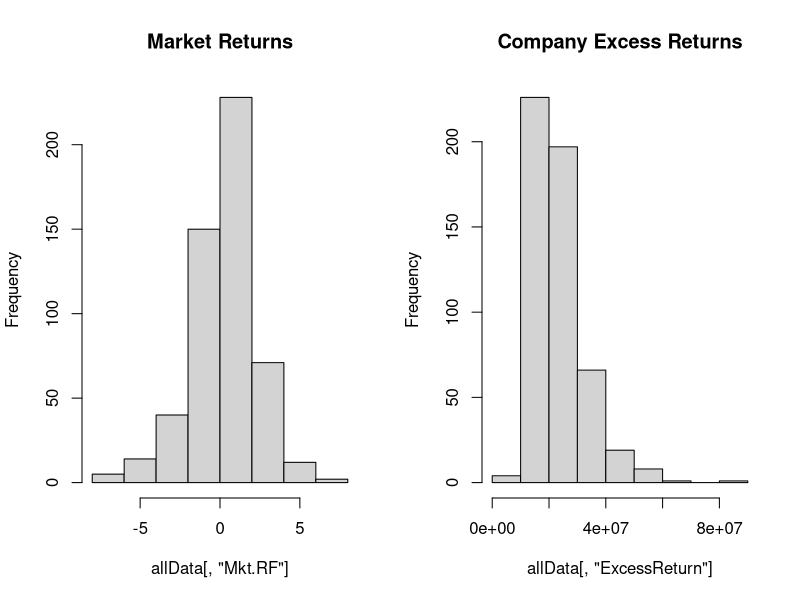
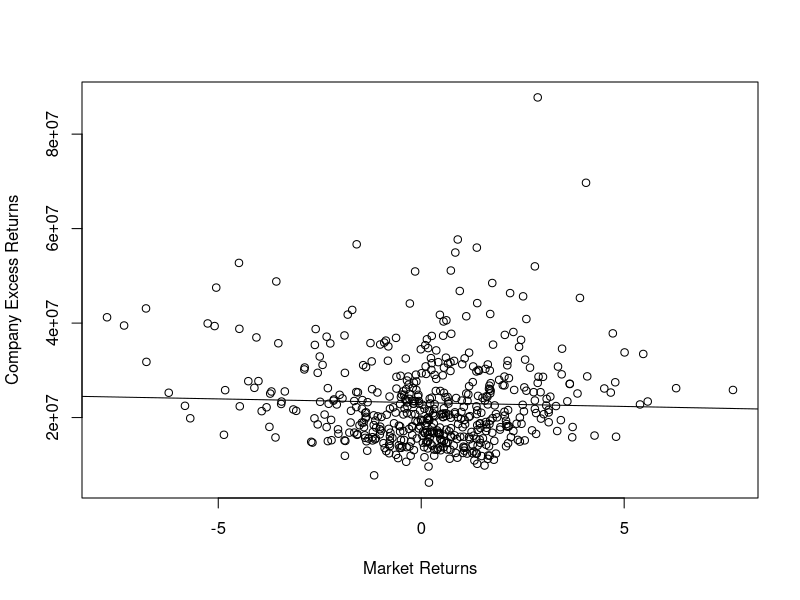
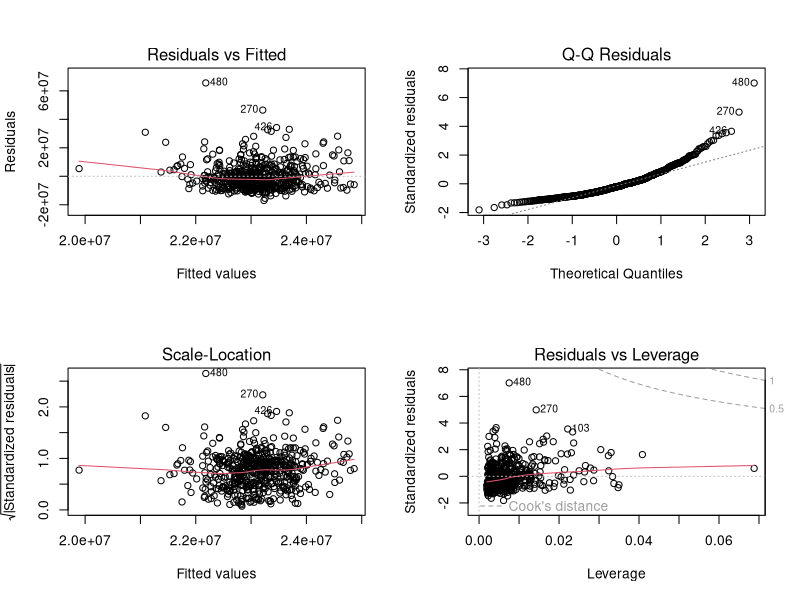

Source code (R) for these figures, in order: (Note: this script raises an error after producing the figures.)
library(readr)
IBM <- read_csv("IBM.csv")
str(IBM)
length(IBM$Date)
?as.Date()
dates <- c(IBM$Date)
as.Date(dates, "%m/%d/%Y")
IBMvec <- c(IBM$`Adj Close`)
Return <- c(diff(log(IBMvec), lag = 1), NA)
newIBM <- cbind.data.frame(IBM, Return)
head(newIBM)
numIBM <- newIBM[ ,sapply(newIBM,is.numeric)]
apply(numIBM, 2, quantile, probs = 0.10, na.rm = TRUE)
ffdf <- read.csv("F-F_Research_Data_Weekly.csv",header = TRUE)

#Getting Number of Rows of Dataset.
Size <- dim(ffdf)[1]
Size
# combine dataframes

allData = cbind(IBM, ffdf)


#Remove last row for Dataset.
allData <- allData[-c(523),]
#New Dimensions of Dataset
size_of_data <- dim(allData)
size_of_data
#add new row to dataset
allData$ExcessReturn <- allData[,'Volume'] - allData[,'RF']
head(allData[,'ExcessReturn'])
#create two plots on One graph
par(mfrow=c(1,2))
hist(allData[,'Mkt.RF'],main="Market Returns")
hist(allData[,'ExcessReturn'],main="Company Excess Returns")
#Create Scatter Plot
par(mfrow=c(1,1))
plot(allData$Mkt.RF, allData$ExcessReturn, ylab="Company Excess Returns", xlab="Market Returns")
#Corelation Coefficient
Correlation_coefficient <- cor(allData$ExcessReturn,allData$Mkt.RF)
Correlation_coefficient

# create a linear model
CAPM = lm(ExcessReturn ~ Mkt.RF, data = allData)
summary(CAPM)

# add a fitted line
abline(CAPM)

# diagnostic plots - outliers at 270, 426, 480
# plot(CAPM)

# remove outliers - R-squared increased, indicating improved model
allDataNoOutliers = allData[-c(270, 426, 480),]
CAPM2 = lm(ExcessReturn ~ Mkt.RF, data = allDataNoOutliers)
summary(CAPM2)

# Cooks Distance - high at 37, 39, and 102
myCDs = cooks.distance(CAPM2)
sort(round(myCDs, 5))
# plot(CAPM2, pch = 18, which=c(4))
allDataNoHighCD = allDataNoOutliers[-c(37,39,102),]
CAPM3 = lm(ExcessReturn ~ Mkt.RF, data = allDataNoHighCD)
summary(CAPM3)

# non-linear model - residuals have parabola form so poly of 2 - improved QQ plot
CAPM4 = lm(ExcessReturn ~ poly(Mkt.RF,2), data = allDataNoOutliers)
# plot(CAPM4)

# final adjusted model
allDataAdjusted = allDataNoHighCD[-c(439,103),]
FinalModel = lm(ExcessReturn ~ poly(Mkt.RF, 2), data = allDataAdjusted)
summary(FinalModel)

# hypothesis test
# H0: beta1 = 0
# H1: beta1 =/= 0
summary(FinalModel)
# p-value = 3.49e-06 so Reject H0 - there is likely a relationship between Company and Market returns


# predictions when x = -7, 0.3, 4

newdata <- data.frame(Mkt.RF = c(-7))
predict(FinalModel, newdata)

newdata <- data.frame(Mkt.RF = c(0.3))
predict(FinalModel, newdata)

newdata <- data.frame(Mkt.RF = c(4))
predict(FinalModel, newdata)



#linear model for company’s excess return on the market excess return, size
#premium (SMB) and value premium (HML), i.e., Fama-French Three-Factor Model.
mlr <- lm(ExcessReturn ~ SMB + `Mkt.RF` + HML , data = allData)

#diagnostic plots
par(mfrow = c(2, 2))  # display plots in a 2*2 layout
plot(mlr)

#in the first graph, the red line is relatively horizontal at 0, no adjustment necessarily needed
#therefore we can assume linearity

#The data points are not evenly spread in the second graph, scale-location, therefore to account for 
#homogeneity of variance, we can transform the response variable by squaring it,
#now we can assume heteroscedasticity

#The third graph shows that the point corresponds fairly closely to the diagonal
#line therefore we can assume normality

mlr <- lm(ExcessReturn^(-2) ~ SMB + Mkt.RF + HML , data = allData)

#check for influential points
influencePlot(mlr, main="Influence Plot", sub="Circle size is proportional to Cook's Distance" )
outlierTest(mlr) # Bonferroni p-value for most extreme obs

#looks like there are influential points as 270, 377, 480 and 487
#480 and 270 are outliers and 487 and 377 are high leverage points

allDataNoOutliers = allData[-c(487,377, 1, 384),]

mlr <- lm(ExcessReturn^(-2) ~ SMB + Mkt.RF + HML , data = allDataNoOutliers)

#check for collinearity
vif(mlr) # variance inflation factors
#all good

#new  plots
par(mfrow = c(2, 2))  # display plots in a 2*2 layout
plot(mlr)


# everything looks good and all of our assumptions check out

#checking to see if any predictors have an effect of IBM's excess return based on p values
summary(mlr)
#SMB has an insignificant effect on IBM's market excess return
#Mkt.RF has an insignificant effect on IBM's market excess return
#HML has an insignificant effect on IBM's market excess return

anova(mlr)

#comparing full model to restricted model
mlr_restricted <- lm(ExcessReturn^(-2) ~ Mkt.RF + HML , data = allDataNoOutliers)
anova(mlr_restricted)

#Based on the full model, obtain the prediction intervals for the company’s excess return for given values of market excess = -2, SMB = 3, HML = -0.06.
newdata = data.frame(SMB=3, Mkt.RF=-2, HML=-0.06)
predict(mlr, newdata, interval="predict") 




